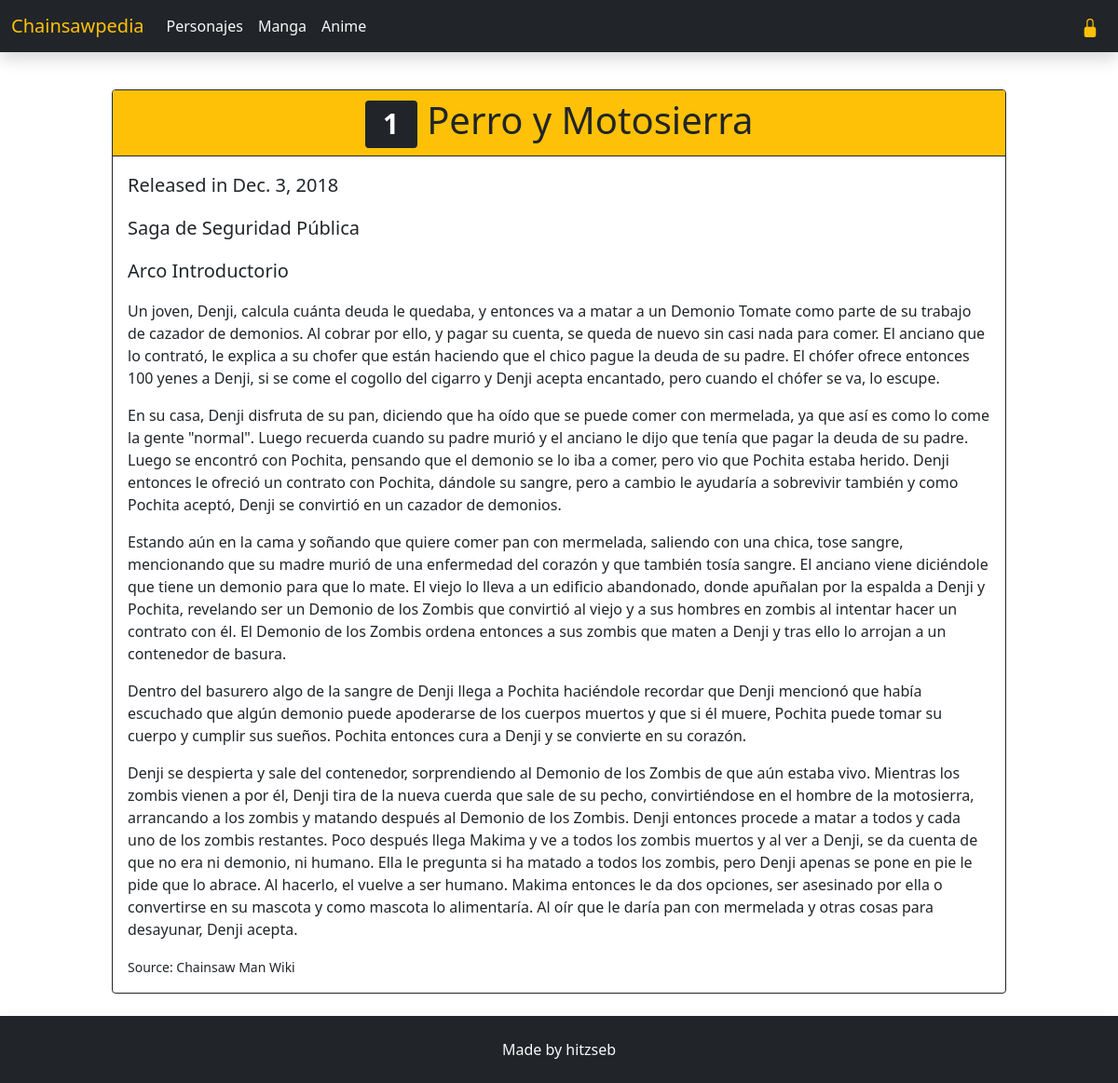
Page /manga/1 on the committed database.
### mangas/models.py (models this page shows, shortened)
class Manga(models.Model):
    number = models.IntegerField(null=True, blank=True)
    title = models.CharField(max_length=100, null=True, blank=True)
    date = models.DateField(null=True, blank=True)
    plot = models.TextField(null=True, blank=True)
    source = models.CharField(max_length=50, null=True, blank=True)
    volume = models.ForeignKey(Volume, on_delete=models.SET_NULL, null=True, related_name='mangas')
    arc = models.ForeignKey(Arc, on_delete=models.SET_NULL, null=True, related_name='mangas')

### arcs/models.py (models this page shows, shortened)
class Arc(models.Model):
    number = models.IntegerField(null=True, blank=True)
    title = models.CharField(max_length=100, null=True, blank=True)
    saga = models.ForeignKey(Saga, on_delete=models.SET_NULL, null=True, related_name='arcs')

### sagas/models.py (models this page shows, shortened)
class Saga(models.Model):
    number = models.IntegerField(null=True, blank=True)
    title = models.CharField(max_length=50, null=True, blank=True)

### mangas/views.py (the view)
# urls.py: path('manga/<int:pk>', manga_detail, name='manga_detail'),
def manga_detail(request, pk):
    manga = get_object_or_404(Manga, pk=pk)
    return render(request, 'manga_detail.html', {'manga': manga})

### mangas/templates/manga_detail.html
{% extends "base.html" %}
{% load static %}
{% block changingContent %}
<div class="container my-5 py-5">
    <div class="card border-dark mx-auto" style="width: 60rem;">
        <div class="card-header bg-warning border-dark h1 text-center">
            <span class="badge bg-dark">{{manga.number}}</span>
            {{manga.title}}
        </div>
        <div class="card-body">
            <p class="lead">Released in {{manga.date}}</p>
            <p class="lead">{{manga.arc.saga.title}}</p>
            <p class="lead">{{manga.arc.title}}</p>
            <p>{{manga.plot|linebreaks}}</p>
            <small>Source: {{manga.source}}</small>
        </div>
    </div>
</div>
{% endblock %}

### chainsawpedia/templates/base.html (shortened to what this page needs)
<!doctype html>
<html lang="en">
<head>
    {% load static %}
    <link href="https://cdn.jsdelivr.net/npm/bootstrap@5.0.2/dist/css/bootstrap.min.css" rel="stylesheet"
>
</head>
<body>
    <nav class="navbar navbar-dark bg-dark navbar-expand-lg bg-light-dark fixed-top shadow" data-bs-theme="dark"
        id="header">
        <div class="container-fluid">
            <a class="navbar-brand text-warning" href="/">Chainsawpedia</a>
            <div class="collapse navbar-collapse" id="navbarSupportedContent">
                <ul class="navbar-nav me-auto mb-2 mb-lg-0">
                    <li class="nav-item">
                        <a class="nav-link text-light" href="/character">Personajes</a>
                    </li>
                    <li class="nav-item">
                        <a class="nav-link text-light" href="/volume">Manga</a>
                    </li>
                    <li class="nav-item">
                        <a class="nav-link text-light" href="/season">Anime</a>
                    </li>
                </ul>
                <a href="/admin" class="mx-2">
                    <svg xmlns="http://www.w3.org/2000/svg" width="20" height="20" fill="currentColor"
                        class="bi bi-lock-fill text-warning" viewBox="0 0 16 16">
                        <path
                            d="M8 1a2 2 0 0 1 2 2v4H6V3a2 2 0 0 1 2-2zm3 6V3a3 3 0 0 0-6 0v4a2 2 0 0 0-2 2v5a2 2 0 0 0 2 2h6a2 2 0 0 0 2-2V9a2 2 0 0 0-2-2z" />
                    </svg>
                </a>
            </div>
        </div>
    </nav>
    {% block changingContent %}
    {% endblock %}
    <nav class="navbar bg-dark justify-content-center fixed-bottom shadow" data-bs-theme="dark">
        <p class="m-3 text-light">Made by <a class="text-light text-decoration-none" href="https://github.com/hitzseb">hitzseb</a></p>
    </nav>
</body>
</html>

### rows in the picture
Manga: number "1", title "Perro y Motosierra", date "Dec. 3, 2018", arc.saga "Saga de Seguridad Pública", arc "Arco Introductorio", plot "Un joven, Denji, calcula cuánta deuda le quedaba, y entonces va a matar a un Demonio Tomate como parte de su trabajo de cazador de demonios. Al cobrar por ello, y pagar su cuenta, se queda de nuevo sin casi nada para comer. El anciano que lo contrató, le explica a su chofer que están haciendo que el chico pague la deuda de su padre. El chófer ofrece entonces 100 yenes a Denji, si se come el cogollo del cigarro y Denji acepta encantado, pero cuando el chófer se va, lo escupe. En su casa, Denji disfruta de su pan, diciendo que ha oído que se puede comer con mermelada, ya que así es como lo come la gente \"normal\". Luego recuerda cuando su padre murió y el anciano le dijo que tenía que pagar la…", source "Chainsaw Man Wiki"
